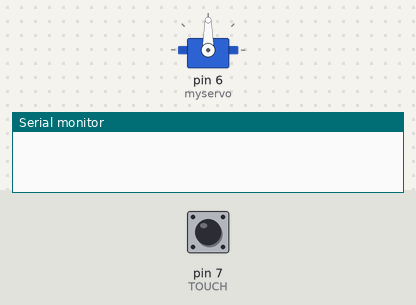
Bench run of a sketch on a simulated Arduino Uno, built with avr-gcc and run on an emulated ATmega328P. Shown: servo, the last lines printed to the serial monitor. Inputs (shaded band) come from the test bench; at power-on: pin 7 (TOUCH) LOW.

Above: at 2.8 s.
2.9 s: pin 7 (TOUCH) pulled HIGH for 1 s
At 4.35 s:
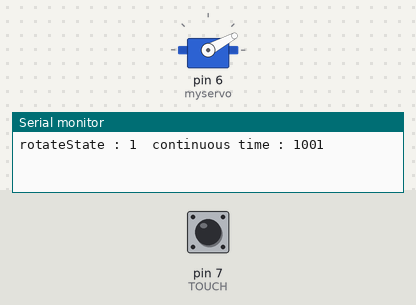
6.3 s: pin 7 (TOUCH) pulled HIGH for 3.2 s
At 6.76 s:
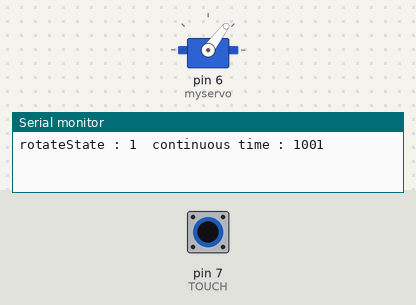
At 8.6 s:
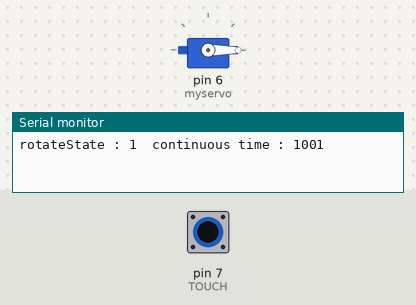
Timing chart, 0 to 10.1 s (numbered marks = the images above; inputs shaded):
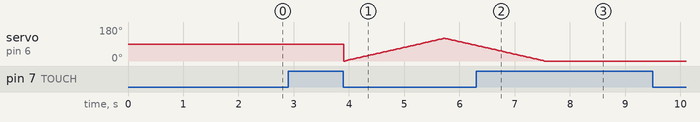

Measured:
- after the input at 6.3 s, servo on pin 6 (myservo): goes on until 7.5 s, then stays 0°

The sketch:

SERVO_MOTOR_2.ino
```cpp
#include <Servo.h>

#define TOUCH 7

Servo myservo;  // 서보 모터 제어를 위한 객체 생성

int rotateState = 0;  //1~3초 사이 터치 이벤트 횟수 저장
int pos = 0;    // 서보 모터 위치 값 변수 선언
unsigned long startTime;
unsigned long touchTime;

void setup() {
  myservo.attach(6);
  pinMode(TOUCH, INPUT);
  Serial.begin(9600);
}

void loop() {
  int touchValue = digitalRead(TOUCH);

  if(touchValue == HIGH) //터치 이벤트가 발생했을 때
  {
    startTime = millis(); //터치 이벤트가 지속적으로 발행하기 전까지의 시간을 startTime 변수에 저장
    while(digitalRead(TOUCH) == HIGH); //손가락을 계속 누르고 있는 시간을 측정하기 위한 루프
    touchTime = millis() - startTime; //터치 이벤트가 지속적으로 발생한 시간을 touchTime에 저장

    if(touchTime >= 1000 && touchTime <= 3000) //지속적으로 터치 이벤트가 발생한 시간이 1~3초 사이 일 때
    {
      rotateState++;
    }
    Serial.print("rotateState : ");
    Serial.print(rotateState); //rotateState 값 확인
    Serial.print("\tcontinuous time : ");
    Serial.println(touchTime); //터치 이벤트 시간 확인
  }

  if(rotateState%2 == 1) //rotateState 변수가 홀수 일 때 서보 모터 회전
  {
    for (pos = 0; pos <= 120; pos += 1) { // 0 ~ 120까지 1씩 증가시켜 루프를 돌림
    myservo.write(pos);
    delay(15);
    }
    for (pos = 120; pos >= 0; pos -= 1) { // 120 ~ 0까지 1씩 감소시켜 루프를 돌림
    myservo.write(pos);
    delay(15);
    }
  }
}
```
